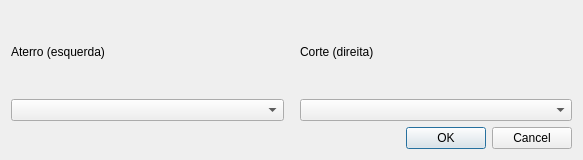
<?xml version="1.0" encoding="UTF-8"?>
<ui version="4.0">
 <class>Dialog</class>
 <widget class="QDialog" name="Dialog">
  <property name="geometry">
   <rect>
    <x>0</x>
    <y>0</y>
    <width>583</width>
    <height>160</height>
   </rect>
  </property>
  <property name="windowTitle">
   <string>Pontos de corte e aterro</string>
  </property>
  <layout class="QGridLayout" name="gridLayout">
   <item row="0" column="0">
    <layout class="QHBoxLayout" name="horizontalLayout">
     <item>
      <layout class="QVBoxLayout" name="verticalLayout_2">
       <item>
        <widget class="QLabel" name="label_2">
         <property name="text">
          <string>Aterro (esquerda)</string>
         </property>
        </widget>
       </item>
       <item>
        <widget class="QComboBox" name="firstCb">
         <property name="toolTip">
          <string>Número de pontos a se considerar no corte</string>
         </property>
        </widget>
       </item>
      </layout>
     </item>
     <item>
      <spacer name="horizontalSpacer">
       <property name="orientation">
        <enum>Qt::Horizontal</enum>
       </property>
       <property name="sizeType">
        <enum>QSizePolicy::Minimum</enum>
       </property>
       <property name="sizeHint" stdset="0">
        <size>
         <width>10</width>
         <height>20</height>
        </size>
       </property>
      </spacer>
     </item>
     <item>
      <layout class="QVBoxLayout" name="verticalLayout">
       <item>
        <widget class="QLabel" name="label">
         <property name="text">
          <string>Corte (direita)</string>
         </property>
        </widget>
       </item>
       <item>
        <widget class="QComboBox" name="secondCb">
         <property name="toolTip">
          <string>Número de pontos a se considerar no aterro</string>
         </property>
        </widget>
       </item>
      </layout>
     </item>
    </layout>
   </item>
   <item row="1" column="0">
    <widget class="QDialogButtonBox" name="buttonBox">
     <property name="orientation">
      <enum>Qt::Horizontal</enum>
     </property>
     <property name="standardButtons">
      <set>QDialogButtonBox::Cancel|QDialogButtonBox::Ok</set>
     </property>
    </widget>
   </item>
  </layout>
 </widget>
 <resources/>
 <connections>
  <connection>
   <sender>buttonBox</sender>
   <signal>accepted()</signal>
   <receiver>Dialog</receiver>
   <slot>accept()</slot>
   <hints>
    <hint type="sourcelabel">
     <x>248</x>
     <y>254</y>
    </hint>
    <hint type="destinationlabel">
     <x>157</x>
     <y>274</y>
    </hint>
   </hints>
  </connection>
  <connection>
   <sender>buttonBox</sender>
   <signal>rejected()</signal>
   <receiver>Dialog</receiver>
   <slot>reject()</slot>
   <hints>
    <hint type="sourcelabel">
     <x>316</x>
     <y>260</y>
    </hint>
    <hint type="destinationlabel">
     <x>286</x>
     <y>274</y>
    </hint>
   </hints>
  </connection>
 </connections>
</ui>
